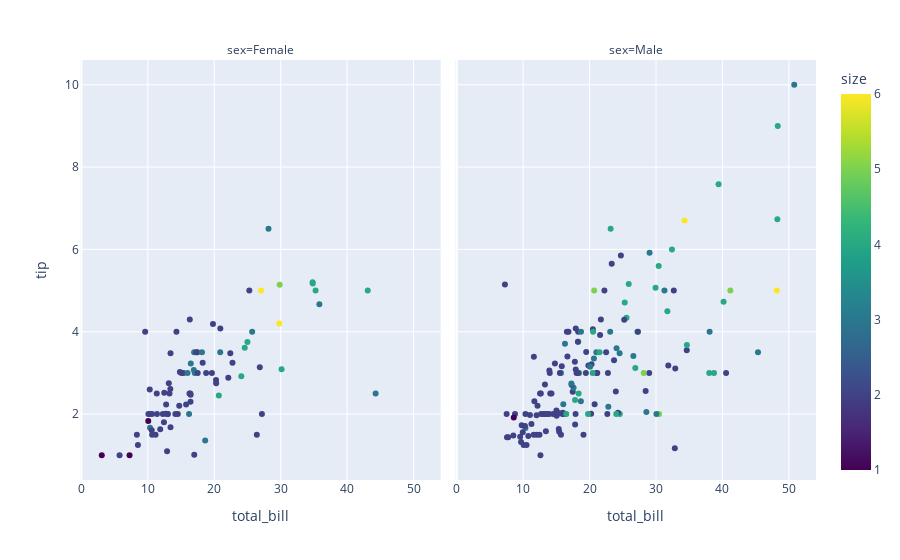

This figure's notebook cell:
### Code cell
import plotly.express as px
df = px.data.tips()
fig = px.scatter(df, x="total_bill", y="tip", color="size", facet_col="sex",
           color_continuous_scale=px.colors.sequential.Viridis)
fig.show()

### Figure 1 — Plotly figure (JSON) as saved in the notebook; plotly's stock layout.template omitted (floating-point values rounded to 4 significant figures; data arrays with more than 128 entries replaced by an {"elided": "..."} marker saying what was removed)
{"data": [{"hoverlabel": {"namelength": 0}, "hovertemplate": "sex=Female<br>total_bill=%{x}<br>tip=%{y}<br>size=%{marker.color}", "legendgroup": "", "marker": {"color": [2, 4, 4, 2, 3, 3, 2, 2, 2, 2, 4, 3, 2, 4, 2, 2, 1, 3, 2, 2, 2, 1, 4, 2, 2, 2, 2, 2, 3, 2, 2, 2, 1, 3, 2, 2, 2, 4, 2, 2, 6, 2, 2, 2, 2, 2, 2, 2, 2, 2, 2, 2, 6, 2, 2, 3, 2, 5, 4, 2, 3, 2, 2, 2, 2, 3, 3, 2, 4, 2, 2, 2, 2, 3, 2, 2, 3, 2, 4, 2, 3, 2, 2, 2, 3, 2, 2], "coloraxis": "coloraxis", "symbol": "circle"}, "mode": "markers", "name": "", "showlegend": false, "type": "scatter", "x": [16.99, 24.59, 35.26, 14.83, 10.33, 16.97, 20.29, 15.77, 19.65, 15.06, 20.69, 16.93, 10.29, 34.81, 26.41, 16.45, 3.07, 17.07, 26.86, 25.28, 14.73, 10.07, 34.83, 5.75, 16.32, 22.75, 11.35, 15.38, 44.3, 22.42, 20.92, 14.31, 7.25, 25.71, 17.31, 10.65, 12.43, 24.08, 13.42, 12.48, 29.8, 14.52, 11.38, 20.27, 11.17, 12.26, 18.26, 8.51, 10.33, 14.15, 13.16, 17.47, 27.05, 16.43, 8.35, 18.64, 11.87, 29.85, 25, 13.39, 16.21, 17.51, 10.59, 10.63, 9.6, 20.9, 18.15, 19.81, 43.11, 13, 12.74, 13, 16.4, 16.47, 12.76, 13.27, 28.17, 12.9, 30.14, 13.42, 15.98, 16.27, 10.09, 22.12, 35.83, 27.18, 18.78], "xaxis": "x", "y": [1.01, 3.61, 5, 3.02, 1.67, 3.5, 2.75, 2.23, 3, 3, 2.45, 3.07, 2.6, 5.2, 1.5, 2.47, 1, 3, 3.14, 5, 2.2, 1.83, 5.17, 1, 4.3, 3.25, 2.5, 3, 2.5, 3.48, 4.08, 4, 1, 4, 3.5, 1.5, 1.8, 2.92, 1.68, 2.52, 4.2, 2, 2, 2.83, 1.5, 2, 3.25, 1.25, 2, 2, 2.75, 3.5, 5, 2.3, 1.5, 1.36, 1.63, 5.14, 3.75, 2.61, 2, 3, 1.61, 2, 4, 3.5, 3.5, 4.19, 5, 2, 2.01, 2, 2.5, 3.23, 2.23, 2.5, 6.5, 1.1, 3.09, 3.48, 3, 2.5, 2, 2.88, 4.67, 2, 3], "yaxis": "y"}, {"hoverlabel": {"namelength": 0}, "hovertemplate": "sex=Male<br>total_bill=%{x}<br>tip=%{y}<br>size=%{marker.color}", "legendgroup": "", "marker": {"color": {"elided": "157 int values"}, "coloraxis": "coloraxis", "symbol": "circle"}, "mode": "markers", "name": "", "showlegend": false, "type": "scatter", "x": {"elided": "157 float values"}, "xaxis": "x2", "y": {"elided": "157 float values"}, "yaxis": "y2"}], "layout": {"annotations": [{"font": {}, "showarrow": false, "text": "sex=Female", "x": 0.245, "xanchor": "center", "xref": "paper", "y": 1, "yanchor": "bottom", "yref": "paper"}, {"font": {}, "showarrow": false, "text": "sex=Male", "x": 0.755, "xanchor": "center", "xref": "paper", "y": 1, "yanchor": "bottom", "yref": "paper"}], "coloraxis": {"colorbar": {"title": {"text": "size"}}, "colorscale": [[0, "#440154"], [0.1111, "#482878"], [0.2222, "#3e4989"], [0.3333, "#31688e"], [0.4444, "#26828e"], [0.5556, "#1f9e89"], [0.6667, "#35b779"], [0.7778, "#6ece58"], [0.8889, "#b5de2b"], [1, "#fde725"]]}, "legend": {"tracegroupgap": 0}, "margin": {"t": 60}, "xaxis": {"anchor": "y", "domain": [0, 0.49], "title": {"text": "total_bill"}}, "xaxis2": {"anchor": "y2", "domain": [0.51, 1], "matches": "x", "title": {"text": "total_bill"}}, "yaxis": {"anchor": "x", "domain": [0, 1], "title": {"text": "tip"}}, "yaxis2": {"anchor": "x2", "domain": [0, 1], "matches": "y", "showticklabels": false}}}
